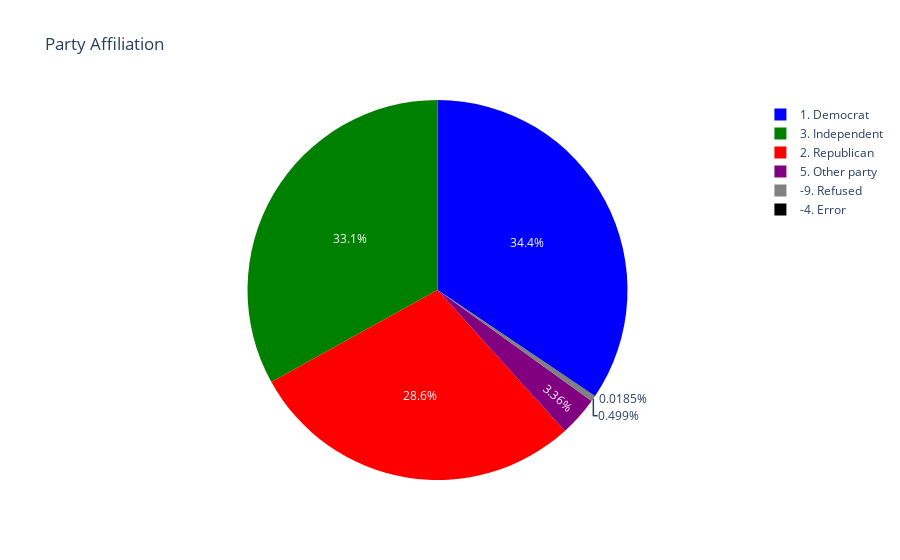

Notebook code for this chart:
### Markdown cell above
It appears that we have a decent spread of participants in blue states, red states, and swing states. Can we take a closer look at the balance of party affiliation we have?

### Code cell
party_spread = data.groupby(by=["pre_rptyid"]).count()
fig = px.pie(party_spread, 
            values='caseid',
            names=party_spread.index,
            title='Party Affiliation', 
            color=list(party_spread.index), 
            color_discrete_map={'1. Democrat':'blue',
                                 '2. Republican':'red',
                                 '3. Independent':'green',
                                 '-4. Error':'black',
                                 '5. Other party':'purple',
                                 '-9. Refused':'grey'}
             )
pio.write_html(fig, file="../figs/party_pie.html", auto_open=True)
fig.show()

### Figure 1 — Plotly figure (JSON) as saved in the notebook; plotly's stock layout.template omitted (floating-point values rounded to 4 significant figures)
{"data": [{"customdata": [["-9. Refused"], ["-4. Error"], ["1. Democrat"], ["2. Republican"], ["3. Independent"], ["5. Other party"]], "domain": {"x": [0, 1], "y": [0, 1]}, "hoverlabel": {"namelength": 0}, "hovertemplate": "color=%{customdata[0]}<br>label=%{label}<br>caseid=%{value}", "labels": ["-9. Refused", "-4. Error", "1. Democrat", "2. Republican", "3. Independent", "5. Other party"], "legendgroup": "", "marker": {"colors": ["grey", "black", "blue", "red", "green", "purple"]}, "name": "", "showlegend": true, "type": "pie", "values": [27, 1, 1864, 1551, 1790, 182]}], "layout": {"legend": {"tracegroupgap": 0}, "title": {"text": "Party Affiliation"}}}
